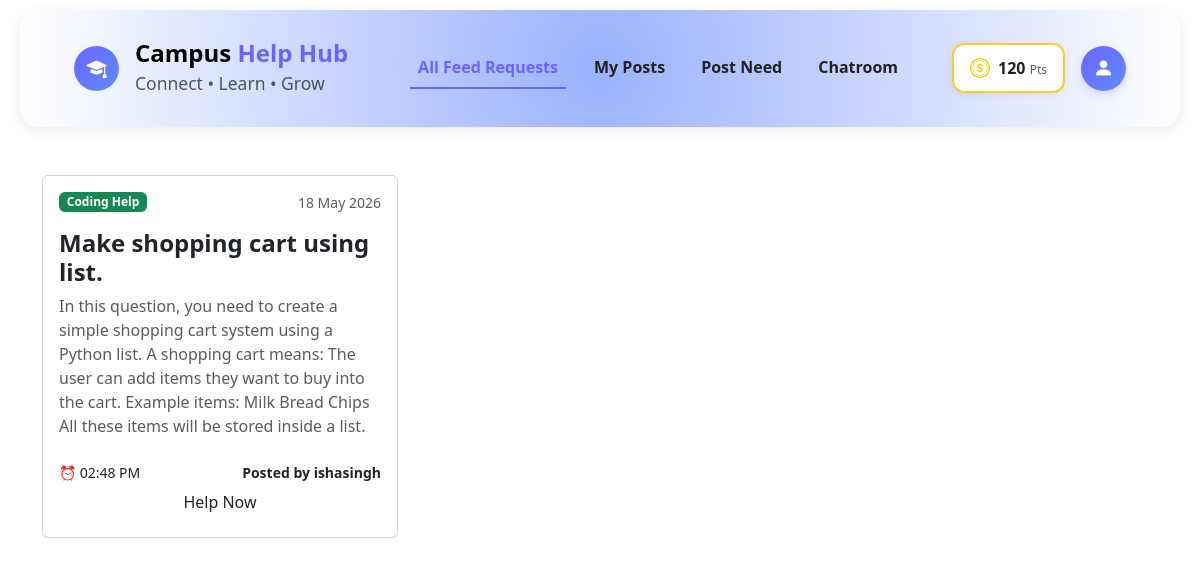
/dashboard/ (signed in), run on the app's committed database.
### CampusConnect/models.py (models this page shows, shortened)
class Post(models.Model):
    CATEGORY_CHOICES = [
        ('Notes', 'Notes Requirement'),
        ('Coding', 'Coding Doubt'),
        ('Assignment', 'Assignment Help'),
        ('Updates', 'Classroom Update'),
        ('Campus Queries', 'Campus Query / Enquiry'),
    ]
    student = models.ForeignKey('Student', on_delete=models.CASCADE, related_name='student_posts')
    title = models.CharField(max_length=255)
    category = models.CharField(max_length=50, choices=CATEGORY_CHOICES)
    description = models.TextField()
    created_at = models.DateTimeField(auto_now_add=True)

class Student(models.Model):
    ROLE_CHOICES = (
        ('USER', 'User'),
        ('STAFF', 'Staff'),
        ('ADMIN', 'Admin'),
    )
    full_name = models.CharField(max_length=100)
    email = models.EmailField(unique=True)
    username = models.CharField(max_length=50, unique=True)
    password = models.CharField(max_length=100)
    role = models.CharField(
        max_length=10,
        choices=ROLE_CHOICES,
        default='USER'
    )

### CampusConnect/views.py (the view)
# urls.py: path('dashboard/', views.dashboard, name='dashboard'),
def dashboard(request):
    if 'student_id' not in request.session:
        return redirect('login')
    logged_in_id = request.session['student_id']
    current_student = Student.objects.get(id=logged_in_id)
    all_posts = Post.objects.all().order_by('-created_at')
    context = {
        'student': current_student,
        'all_posts': all_posts  # Template loop ke liye data pass kiya
    }
    return render(request, 'dashboard.html', context)

### CampusConnect/templates/dashboard.html (shortened to what this page needs)
{% extends 'base.html' %}
{% block content %}
<div class="container mt-5">
    <div class="row g-4">
        {% for post in all_posts %}
        <div class="col-md-6 col-lg-4">
            <div class="card h-100">
                <div class="card-body">
                    <div class="d-flex justify-content-between align-items-center mb-3">
                        <span class="badge {% if post.category == 'Coding' %}bg-success{% elif post.category == 'Notes' %}bg-primary{% else %}bg-info text-dark{% endif %}">
                            {{ post.category }} Help
                        </span>
                        <small class="text-muted">
                            {{ post.created_at|date:"d M Y" }}
                        </small>
                    </div>
                    <h4 class="fw-bold">
                        {{ post.title }}
                    </h4>
                    <p class="text-muted">
                        {{ post.description }}
                    </p>
                    <div class="d-flex justify-content-between mt-4">
                        <small>
                            ⏰ {{ post.created_at|time:"h:i A" }}
                        </small>
                        <small class="fw-semibold">
                            Posted by {{ post.student.username }}
                        </small>
                    </div>
                    {% if post.student.id == request.session.student_id %}
                        <div class="text-center mt-4 p-2 bg-light rounded-3 text-muted fw-bold border" style="font-size: 14px;">
                            <i class="bi bi-person-check-fill text-secondary me-1"></i> Your Active Request
                        </div>
                    {% else %}
                        <form method="POST" action="{% url 'send_help_request' post.id %}">
                            <button type="submit" class="btn help-btn w-100">
                                Help Now
                            </button>
                        </form>
                    {% endif %}
                </div>
            </div>
        </div>
        {% endfor %}
    </div>
</div>
{% endblock %}

### data on the page
Post: category "Coding", created_at "18 May 2026", title "Make shopping cart using list.", description "In this question, you need to create a simple shopping cart system using a Python list. A shopping cart means: The user can add items they want to buy into the cart. Example items: Milk Bread Chips All these items will be stored inside a list.", created_at "02:48 PM", student.username "ishasingh", shows "Help Now"
